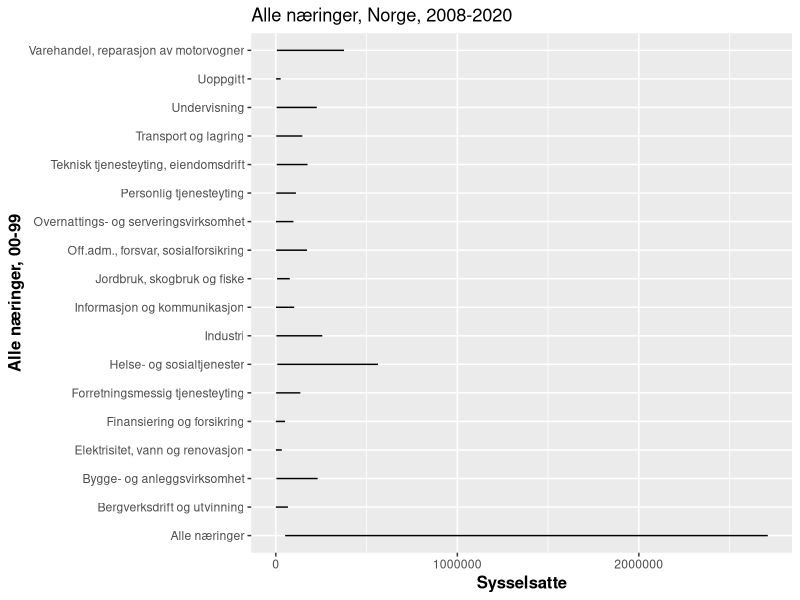
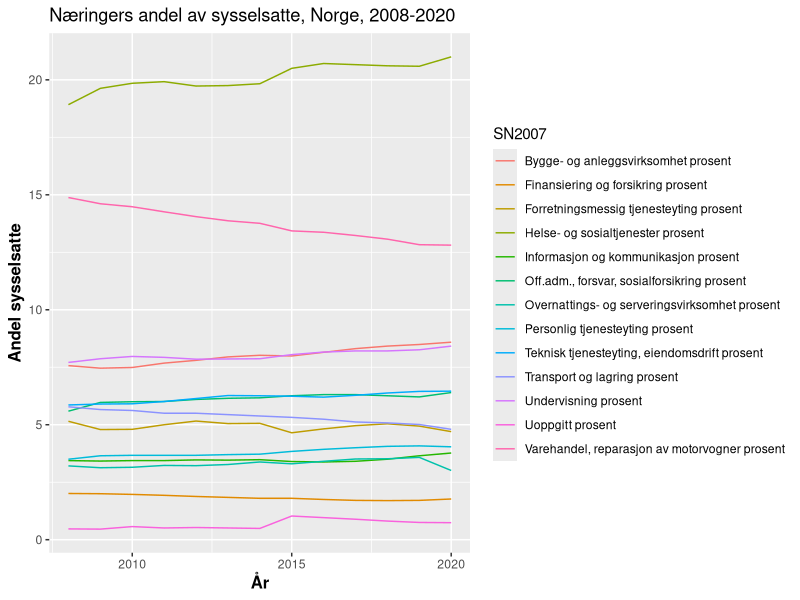
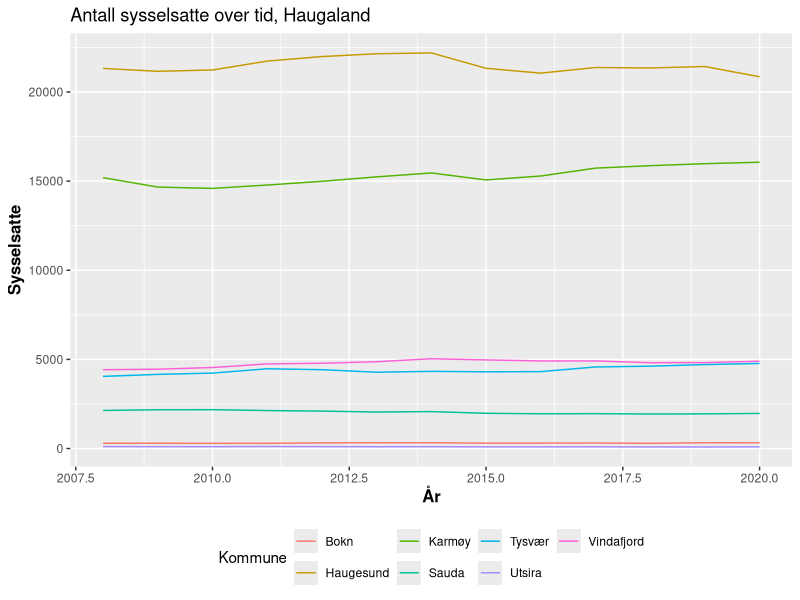
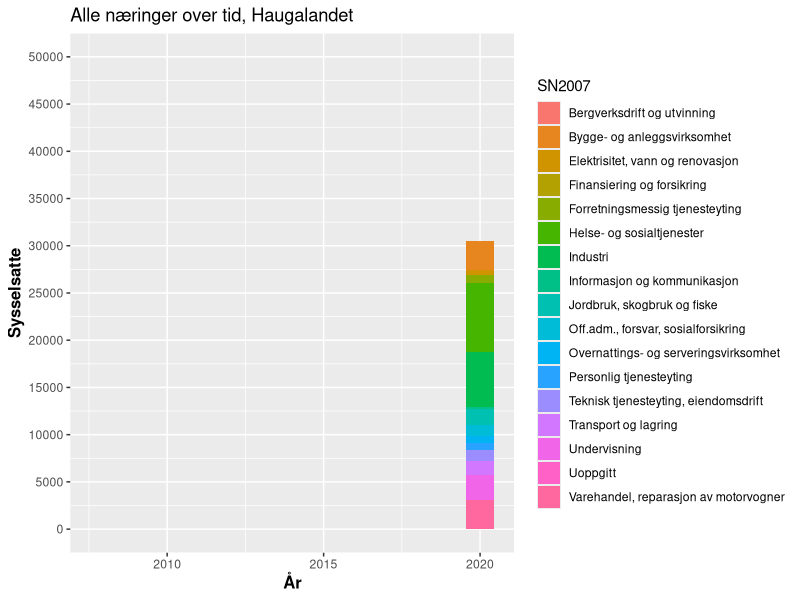

Write R code to recreate these figures, in order.
## ---- chunk 1
suppressPackageStartupMessages({
library(tidyverse)
library(lubridate)
library(modelr)
library(broom)
library(lmtest)
library(sandwich)
library(viridis)
  options(scipen = 999)
})
knitr::opts_chunk$set(echo = FALSE, include = FALSE)
## ---- chunk 2
Tabell1 <- read_csv("Data_pkt1/Tabell1.csv")
Nas_arbeid_norge_sys <- read_csv("Data_pkt1/Nas_arbeid_norge_sys.csv")
Haug_arbeid <- read_csv("Data_pkt1/Haug_arbeid.csv")
Sunn_arbeid <- read_csv("Data_pkt1/Sunn_arbeid.csv")
Haug_arbeid_wide <- read_csv("Data_pkt1/Haug_arbeid_wide.csv")
Haug_arbeid_2 <- read_csv("Data_pkt1/Sunn_arbeid_2.csv")
Sunn_arbeid_2 <- read_csv("Data_pkt1/Sunn_arbeid_2.csv")
Tabell2 <- read_csv("Data_pkt1/Tabell2.csv")
show_col_types = FALSE
## ---- chunk 3
names(Nas_arbeid_norge_sys)
## ---- chunk 4
Nas_arbeid_norge_sys <- Nas_arbeid_norge_sys %>% 
  mutate(År = make_date(Aar))
## ---- chunk 5
tabell_Norge<- Nas_arbeid_norge_sys

tabell_Norge %>% 
  ggplot(aes(x = sysselsatte)) +
  geom_line(aes(y = SN2007)) +
  ggtitle("Alle næringer, Norge, 2008-2020") + 
  theme(legend.position="bottom",
        axis.title= element_text(size=12,face="bold")) +
  labs(x="Sysselsatte", y= "Alle næringer, 00-99")+ 
  scale_color_hue(name = "00-99")
## ---- chunk 6
tabell_Norge %>% 
  # velger yrkesaktive
  filter(alder == "15-74 år") %>% 
  # Dropper variabler som ikke trengs
  select(-Aar, -NACE2007, -alder) %>% 
  # Næringer som variabler, for å kunne regne ut andel
  pivot_wider(
    id_cols = År,
    names_from = SN2007,
    values_from = sysselsatte
  ) %>% 
  # Kan være at vi kunne regnet ut disse uten bruk av pivot_wider
  # med avansert bruk av mutate
  mutate(
`Jordbruk, skogbruk og fiske prosent` = `Jordbruk, skogbruk og fiske`/`Alle næringer`*100,
`Bergverksdrift og utvinning prosent` = `Bergverksdrift og utvinning`/`Alle næringer`*100,
`Industri prosent` = `Industri`/`Alle næringer`*100,
`Elektrisitet, vann og renovasjon prosent` = `Elektrisitet, vann og renovasjon`/`Alle næringer`*100,
`Bygge- og anleggsvirksomhet prosent` = `Bygge- og anleggsvirksomhet`/`Alle næringer`*100,
`Varehandel, reparasjon av motorvogner prosent` = `Varehandel, reparasjon av motorvogner`/`Alle næringer`*100,
`Transport og lagring prosent`= `Transport og lagring`/`Alle næringer`*100,
`Overnattings- og serveringsvirksomhet prosent` = `Overnattings- og serveringsvirksomhet`/`Alle næringer`*100,
`Informasjon og kommunikasjon prosent` = `Informasjon og kommunikasjon`/`Alle næringer`*100,
`Finansiering og forsikring prosent` = `Finansiering og forsikring`/`Alle næringer`*100,
`Teknisk tjenesteyting, eiendomsdrift prosent` = `Teknisk tjenesteyting, eiendomsdrift`/`Alle næringer`*100,
`Forretningsmessig tjenesteyting prosent` = `Forretningsmessig tjenesteyting`/`Alle næringer`*100,
`Off.adm., forsvar, sosialforsikring prosent` = 
  `Off.adm., forsvar, sosialforsikring`/`Alle næringer`*100,
`Undervisning prosent` = `Undervisning`/`Alle næringer`*100,
`Helse- og sosialtjenester prosent` = `Helse- og sosialtjenester`/`Alle næringer`*100,
`Personlig tjenesteyting prosent` = `Personlig tjenesteyting`/`Alle næringer`*100,
`Uoppgitt prosent` = `Uoppgitt`/`Alle næringer`*100
  ) %>% 
  select(År, `Jordbruk, skogbruk og fiske prosent`:`Uoppgitt prosent`) %>% 
  # Så må vi gå long igjen for å tilfeedsstille ggplot
  pivot_longer(
    `Bygge- og anleggsvirksomhet prosent`:`Uoppgitt prosent`,
    names_to = "SN2007",
    values_to = "Sysselsatte"
  ) %>% 
  # litt avrunding
  mutate(
    Sysselsatte = round(Sysselsatte, 2)
  ) %>% 
  ggplot(aes(x = År)) +
  geom_line(aes(y = Sysselsatte, group = SN2007, colour = SN2007)) +
  ggtitle("Næringers andel av sysselsatte, Norge, 2008-2020") + 
  theme(legend.position="right",
        axis.title= element_text(size=12,face="bold")) +
  labs(x="År", y= "Andel sysselsatte")
## ---- chunk 7
haugaland <- Tabell1 %>% 
  filter(Alder =="15-74",
         Knr %in% c("1106", "1135", "1145", "1146", "1149", "1151", "1160"))

haugaland %>% 
  ggplot(aes(x = Aar)) +
  geom_line(aes(y = `00-99`, colour = knavn)) +
    ggtitle("Antall sysselsatte over tid, Haugaland") +
    theme(legend.position = "bottom",
          axis.title = element_text(size = 12, face = "bold")) +
    labs(x = "År", y = "Sysselsatte") +
  scale_color_hue(name = "Kommune")
## ---- chunk 8
Haug_arbeid_2 <- Haug_arbeid_2 %>% 
  mutate(År = make_date(Aar))

Haug_arbeid_2 %>% 
  filter(SN2007 != "Alle næringer") %>% 
  ggplot(aes(x = År, y = ansatte, fill = SN2007)) +
  geom_bar(stat = "identity") +
  ggtitle("Alle næringer over tid, Haugalandet") + 
  theme(legend.position="right",
        axis.title= element_text(size=12,face="bold")) +
  labs(x="År", y= "Sysselsatte") +
  scale_y_continuous(limits = c(0, 50000), breaks =seq(0, 50000, by = 5000))
